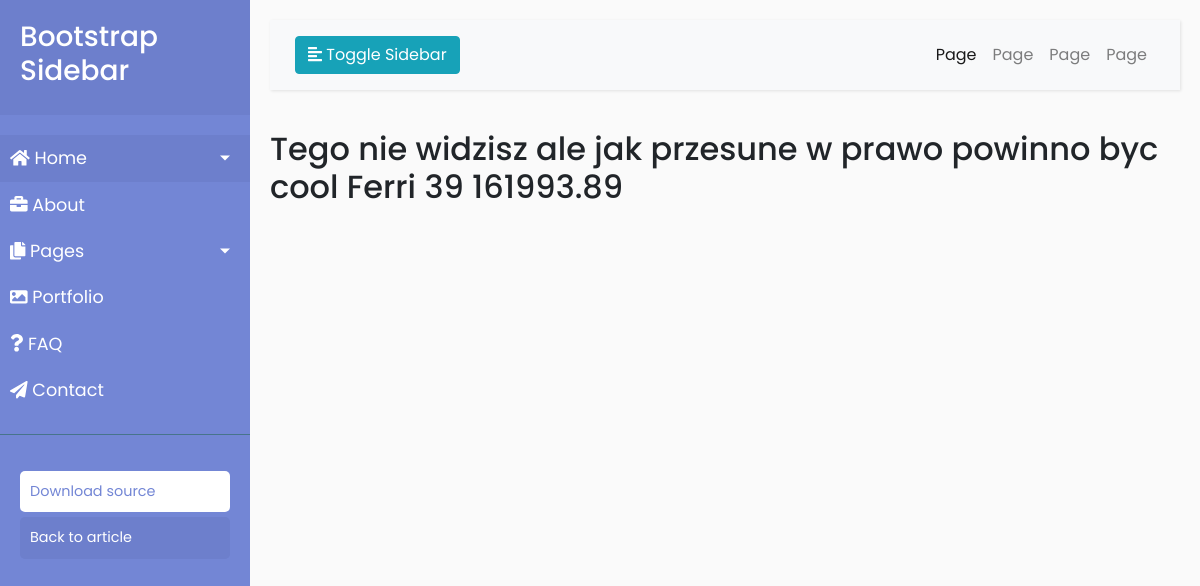
Page /client/15565701/ on the committed database.
### clients/models.py (models this page shows, shortened)
class Client(models.Model):
    client_id = models.IntegerField(primary_key=True)
    client_name = models.CharField(max_length=40)
    credit_score = models.IntegerField()
    geography = models.CharField(max_length=20)
    gender = models.CharField(max_length=20)
    age = models.IntegerField()
    tenure = models.IntegerField()
    balance = models.DecimalField(decimal_places=2, max_digits=10)
    num_of_products = models.IntegerField()
    has_credit_card = models.BooleanField()
    is_active_member = models.BooleanField()
    estimated_salary = models.DecimalField(decimal_places=2, max_digits=10)
    exited = models.BooleanField()

### clients/views.py (the view)
# urls.py: path('client/<int:pk>/', ClientDetailView.as_view(), name='client-detail')
class ClientDetailView(DetailView):
    model = Client

### clients/templates/clients/client_detail.html
{% extends "clients/base.html" %}
{% block content %}
    <div class="media-body">
      <h2>Tego nie widzisz ale jak przesune w prawo powinno byc cool
          {{ client.client_name }} {{ client.age }} {{ client.balance }}</h2>
    </div>
{% endblock content %}

### clients/static/clients/css/clients.css (style rules this page uses)
body { font-family: 'Poppins', sans-serif; background: #fafafa; }

### rows in the picture
Client: client_name "Ferri", age "39", balance "161993.89"
